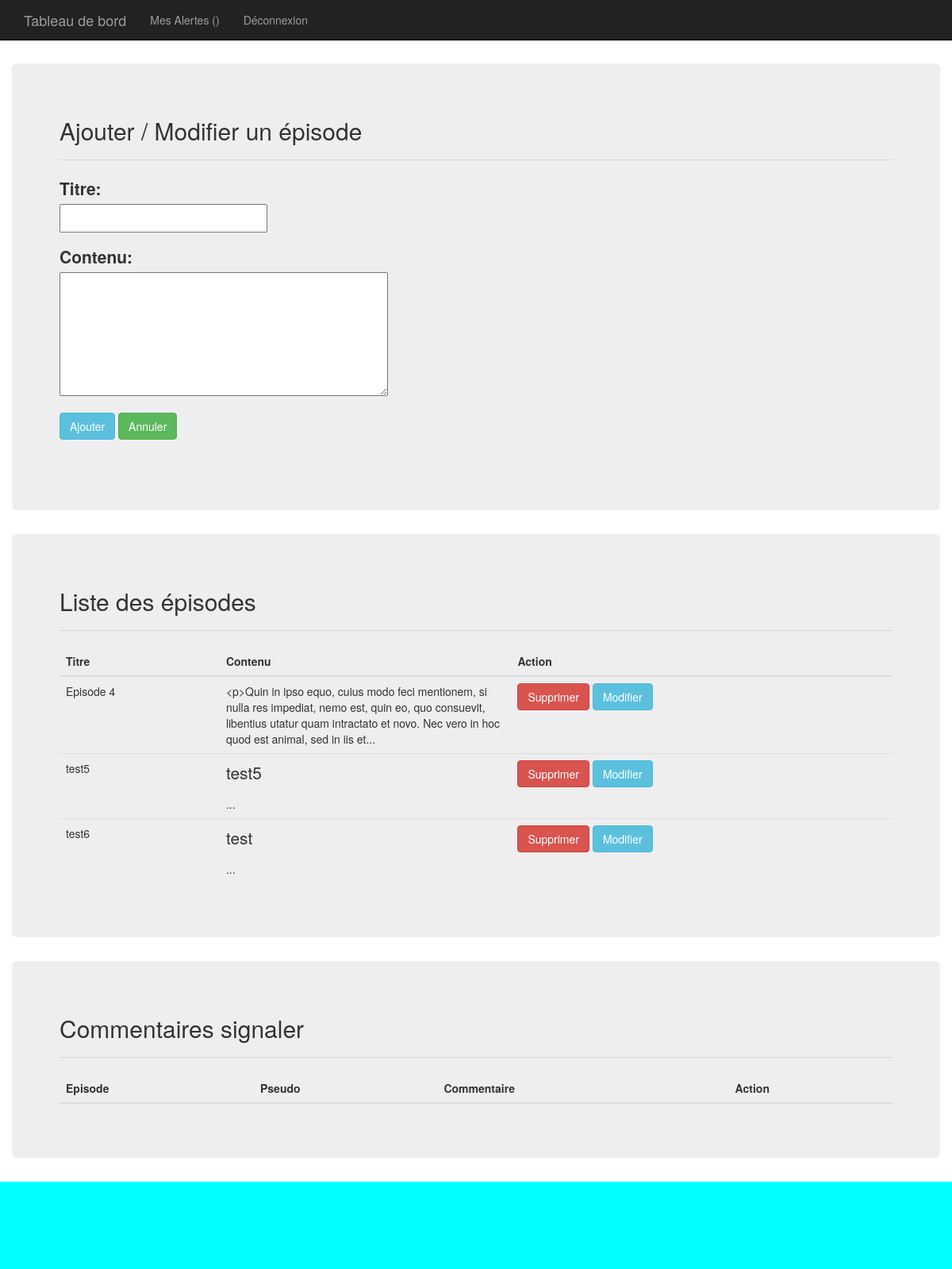
/Admin/index.php (signed in), run on the app's committed database.
### tables this page shows
CREATE TABLE `billets` (
  `ID` int(11) NOT NULL,
  `titre` varchar(255) NOT NULL,
  `image` varchar(1000) NOT NULL,
  `contenu` text NOT NULL,
  `date_creation` datetime NOT NULL
);

### Admin/Controleur/ControleurAdmin.php (called while the page is built, shortened)
<?php
require_once 'Model/Admin.php';
require_once 'Vue/Vue.php';
class ControleurAdmin {
	private $admin;
  	public function __construct() {
    	$this->admin = new Admin();
  	}
  	public function AcceuilAdm() {
      $modifArticle = '';
      $billets = $this->admin->getBillets();
      $alertes = $this->admin->getAlertes();
      $vue = new Vue("Admin");
      $vue->generer(array(
        'billets' => $billets,
        'alertes' => $alertes,
        'modifArticle' => $modifArticle));
  }
}

### Admin/index.php (called while the page is built)
<?php
require 'Controleur/RouteurAdmin.php';
$routeur = new Routeur();
$routeur->routerRequete();

### Admin/Model/Admin.php (called while the page is built, shortened)
<?php
require_once 'Model/Modele.php';
class Admin extends Modele {
  public function getBillets() {
    $sql = 'select ID as id, DATE_FORMAT(date_creation, "%d/%m/%Y à %Hh%imin%ss") as date, titre, image, contenu from billets LIMIT 0,5';
    $billets = $this->executerRequete($sql);
    return $billets;
  }
  public function getAlertes() {
    $sql = 'SELECT ID, id_billet, pseudo, commentaire FROM commentaires WHERE signaler = 1';
    $alertes = $this->executerRequete($sql);
    return $alertes;
  }
}

### Admin/Model/Modele.php (called while the page is built)
<?php
abstract class Modele {
  private $bdd;
  protected function executerRequete($sql, $params = null) {
    if ($params == null) {
      $resultat = $this->getBdd()->query($sql);
    }
    else {
      $resultat = $this->getBdd()->prepare($sql);
      $resultat->execute($params);
    }
    return $resultat;
  }
  private function getBdd() {
    if ($this->bdd == null) {
      $this->bdd = new PDO('mysql:host=localhost;dbname=blog;charset=utf8',
        'root', '', array(PDO::ATTR_ERRMODE => PDO::ERRMODE_EXCEPTION));
    }
    return $this->bdd;
  }
}

### Admin/Vue/vueAdmin.php (the view, shortened to what this page needs)
<div class="container">
  <div class="row">
    <div class="jumbotron" style=" margin-top: 80px;">
        <h2>Ajouter / Modifier un épisode</h2><hr>
        <div id="tonDiv1">
            <form method="POST">
                <p><label for="title">Titre:</label><br />
                    <input type="text" id="title" name="title" <?php if (isset($_GET['modifier'])) { echo 'value="'.$modifArticle['titre'].'"';
                        }?> />
                </p>
                <p><label for="body">Contenu:</label><br />
                    <textarea name="body" id="body" rows="5" cols="35" ><?php if (isset($_GET['modifier'])) {
                        echo $modifArticle['contenu']; }?></textarea>
                </p>
                <input class="btn btn-info" type="submit" name="add_submit" value="Ajouter" /> <a class="btn btn-success" href="index.php"><i class="fa fa-pencil-square-o" aria-hidden="true"></i> Annuler</a>
            </form>
            <hr>
        </div>
    </div>
    <div class="jumbotron">
        <h2>Liste des épisodes</h2><hr>
        <table class="table table-hover">
            <thead>
            <tr>
                <th>Titre</th>
                <th>Contenu</th>
                <th>Action</th>
            </tr>
            </thead>
            <tbody>
            <?php foreach ($billets as $billet): ?>
                <tr>
                    <td><?= $billet['titre'] ?></td>
                    <td style ="width : 35%"><?= substr($billet['contenu'], 0, 200) . "..." ?></td>
                    <td><a class="btn btn-danger" href="index.php?supprimer=<?= $billet['id'] ?>"><i class="fa fa-trash-o" aria-hidden="true"></i> Supprimer</a>
                        <a id="Bouton1" class="btn btn-info" href="index.php?modifier=<?= $billet['id'] ?>"><i class="fa fa-pencil-square-o" aria-hidden="true"></i> Modifier</a></td>
                </tr>
            <?php endforeach; ?>
            </tbody>
        </table>
    </div>
    <div class="jumbotron" style = "<?php ?>">
        <h2>Commentaires signaler</h2><hr>
            <table class="table table-hover">
                  <thead>
                    <tr>
                      <th>Episode</th>
                      <th>Pseudo</th>
                      <th>Commentaire</th>
                      <th>Action</th>
                    </tr>
                  </thead>
            </table>
    </div>
  </div>
</div>

### Admin/Vue/gabarit.php (shortened to what this page needs)
<!DOCTYPE html>
<html lang="fr">
<?php include 'Include/headAdm.php'; ?>
<body>
<nav class="navbar navbar-inverse navbar-fixed-top">
    <div class="container">
        <div class="navbar-header">
            <ul class="nav navbar-nav navbar-right">
                <li><a href="index.php">Mes Alertes ()</a></li>
                <li><a href="Include/logout.php"><i class="fa fa-lock" aria-hidden="true"></i>Déconnexion</a></li>
            </ul>
            <a class="navbar-brand" href="#">Tableau de bord</a>
        </div>
    </div>
</nav>
<?= $contenu ?>
<footer>
    <div style="background-color: aqua; height: 110px;">
    </div>
</footer>
</body>
</html>

### Admin/Include/headAdm.php (shortened to what this page needs)
<head>
    <link href="https://maxcdn.bootstrapcdn.com/bootstrap/3.3.7/css/bootstrap.min.css" rel="stylesheet">
</head>

### Admin/Controleur/RouteurAdmin.php (shortened to what this page needs)
<?php
require_once 'Controleur/ControleurAdmin.php';
require_once 'Vue/Vue.php';
class Routeur {
  public function routerRequete() {
        try {
            if (isset($_SESSION['admin'])) {
                $this->ctrlAdmin = new ControleurAdmin();
                $this->ctrlAdmin->AcceuilAdm();
            } else {
                $this->ctrlLogin = new ControleurLogin();
                $this->ctrlLogin->Connexion();
            }
            }
        catch (Exception $e) {
            $this->erreur($e->getMessage());
        }
    }
}

### Admin/Vue/Vue.php (shortened to what this page needs)
<?php
class Vue {
  private $fichier;
  private $titre;
  public function __construct($action) {
    $this->fichier = "Vue/vue" . $action . ".php";
  }
  public function generer($donnees) {
    $contenu = $this->genererFichier($this->fichier, $donnees);
    $vue = $this->genererFichier('Vue/gabarit.php',
      array('titre' => $this->titre, 'contenu' => $contenu));
    echo $vue;
  }
  private function genererFichier($fichier, $donnees) {
    if (file_exists($fichier)) {
      extract($donnees);
      require $fichier;
      return ob_get_clean();
    }
    else {
      throw new Exception("Fichier '$fichier' introuvable");
    }
  }
}

### data on the page
billets: titre "Episode 4", contenu "<p>Quin in ipso equo, cuius modo feci mentionem, si nulla res impediat, nemo est, quin eo, quo consuevit, libentius utatur quam intractato et novo. Nec vero in hoc quod est animal, sed in iis et"
billets: titre "test5", contenu "test5"
billets: titre "test6", contenu "test"
